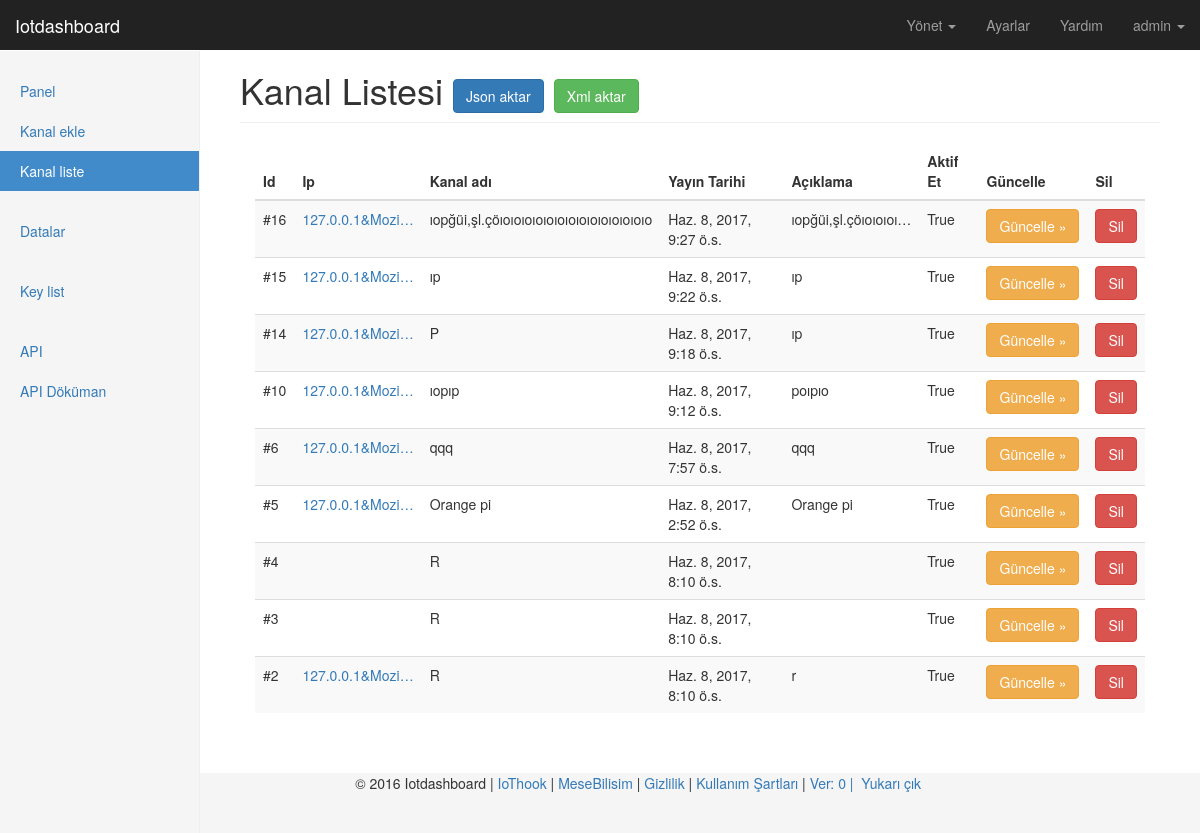
Page /tr/channel/list/ (signed in) on the committed database.
### channels/models.py (models this page shows, shortened)
class Channel(models.Model):
    owner          = models.ForeignKey('auth.User', related_name='ownerchannel')
    channel_name   = models.CharField(_('Kanal adı'), max_length=60, help_text=_('Kanal adını giriniz'))
    channel_name_id= models.CharField(_('Kanal ID'), max_length=90, null=True, blank=True)
    element_1       = models.CharField(_('Element 1'), max_length=20, null=True, blank=True)
    element_id_1    = models.CharField(_('Element ID 1'), max_length=30, null=True, blank=True)
    element_2       = models.CharField(_('Element 2'), max_length=20, null=True, blank=True)
    element_id_2    = models.CharField(_('Element ID 2'), max_length=30, null=True, blank=True)
    element_3       = models.CharField(_('Element 3'), max_length=20, null=True, blank=True)
    element_id_3    = models.CharField(_('Element ID 3'), max_length=30, null=True, blank=True)
    element_4       = models.CharField(_('Element 4'), max_length=20, null=True, blank=True)
    element_id_4    = models.CharField(_('Element ID 4'), max_length=30, null=True, blank=True)
    element_5       = models.CharField(_('Element 5'), max_length=20, null=True, blank=True)
    element_id_5    = models.CharField(_('Element ID 5'), max_length=30, null=True, blank=True)
    element_6       = models.CharField(_('Element 6'), max_length=20, null=True, blank=True)
    element_id_6    = models.CharField(_('Element ID 6'), max_length=30, null=True, blank=True)
    element_7       = models.CharField(_('Element 7'), max_length=20, null=True, blank=True)
    element_id_7    = models.CharField(_('Element ID 7'), max_length=30, null=True, blank=True)
    element_8       = models.CharField(_('Element 8'), max_length=20, null=True, blank=True)
    element_id_8    = models.CharField(_('Element ID 8'), max_length=30, null=True, blank=True)
    element_9       = models.CharField(_('Element 9'), max_length=20, null=True, blank=True)
    element_id_9    = models.CharField(_('Element ID 9'), max_length=30, null=True, blank=True)
    element_10      = models.CharField(_('Element 10'), max_length=20, null=True, blank=True)
    element_id_10   = models.CharField(_('Element ID 10'), max_length=30, null=True, blank=True)
    api_key        = models.CharField(_('Api key'), max_length=200) # api
    description    = models.TextField(_('Açıklama'), blank=True, max_length=255)
    enable         = models.BooleanField(_('Aktif et'), default=True)
    remote_address = models.CharField(_('Ip adres'), max_length=255)
    pub_date       = models.DateTimeField(_('Yayin tarihi'), auto_now=True)

### channels/views.py (the view)
@login_required(login_url=LOGIN_URL)
def channel_list(request):
    channel_list = True
    list = Channel.objects.filter(owner=request.user).order_by('-pk')
    return render(request, "back/channel_list.html", locals())

### channels/templatetags/custom_tags.py (called while the page is built)
@register.simple_tag
def version():
    try:
        return time.strftime('%m%d%Y/%u', time.gmtime(os.path.getmtime('.git/')))
    except:
        return 0

@register.simple_tag
def website_name():
    return WEBSITE_NAME

### templates/back/channel_list.html (shortened to what this page needs)
{% extends "back/base.html" %}
{% load staticfiles %}
{% load custom_tags %}
{% load i18n %}
{% block website_name %}{% trans 'Kanal Listesi' %}
    <a class="btn btn-primary" href='{% url "export" "channel" %}?format=json' role="button">{% trans 'Json aktar' %}</a>
    <a class="btn btn-success" href='{% url "export" "channel" %}?format=xml' role="button">{% trans 'Xml aktar' %}</a>
{% endblock %}
{% block content %}
<div class="col-xs-12 col-sm-12 placeholder">
    <div class="table-responsive">
        <table class="table table-striped">
            <thead>
            <tr>
                <th>{% trans 'Id' %}</th>
                <th>{% trans 'Ip' %}</th>
                <th>{% trans 'Kanal adı' %}</th>
                <th>{% trans 'Yayın Tarihi' %}</th>
                <th>{% trans 'Açıklama' %}</th>
                <th>{% trans 'Aktif Et' %}</th>
                <th>{% trans 'Güncelle' %}</th>
                <th>{% trans 'Sil' %}</th>
            </tr>
            </thead>
            <tbody>
            {% for i in list %}
            <tr>
                <td>#{{ i.id }}</td>
                <td><a class="tooltip-viewport-bottom" title="{{ i.remote_address }}">{{ i.remote_address | truncatechars:15 }}</a></td>
                <td>{{ i.channel_name }}</td>
                <td>{{ i.pub_date }}</td>
                <td>{{ i.description | truncatechars:20 }}</td>
                <td>{{ i.enable }}</td>
                <td><a class="btn btn-warning" href="{% url 'channel_edit' i.id %}" role="button">{% trans 'Güncelle' %} »</a></td>
                <td><a class="btn btn-danger" href="{% url 'channel_delete' i.id %}" role="button" onclick="return confirm('{% trans "Kanal ve veriler silinecek. Emin misiniz?" %}');">{% trans 'Sil' %}</a></td>
            </tr>
            {% endfor %}
            </tbody>
        </table>
    </div>
</div>
{% endblock %}

### templates/back/navbar.html (shortened to what this page needs)
{% load custom_tags %}
{% load i18n %}
{% load rest_framework %}
<nav class="navbar navbar-inverse navbar-fixed-top">
    <div class="container-fluid">
        <div class="navbar-header">
            <a class="navbar-brand" href="{% url 'index' %}">{% website_name %}</a>
        </div>
        <div id="navbar" class="navbar-collapse collapse">
            <ul class="nav navbar-nav navbar-right">
                <li class="dropdown">
                  <a href="#" class="dropdown-toggle" data-toggle="dropdown" role="button" aria-haspopup="true" aria-expanded="false">{% trans 'Yönet' %} <span class="caret"></span></a>
                </li>
                <li><a href="/admin/">{% trans 'Ayarlar' %}</a></li>
                <li><a href="http://iotdashboard.readthedocs.io/tr/latest/">{% trans 'Yardım' %}</a></li>
                {% if user.is_authenticated %}
                    <li class="dropdown">
                      <a href="#" class="dropdown-toggle" data-toggle="dropdown" role="button" aria-haspopup="true" aria-expanded="false">{{ user }} <span class="caret"></span></a>
                    </li>
                {% endif %}
            </ul>
        </div>
    </div>
</nav>

### static/back/dashboard/dashboard.css (style rules this page uses)
body { padding-top: 50px; }
.navbar-fixed-top { border: 0; }
.placeholder { margin-bottom: 20px; }

### static/back/dashboard/sticky-footer.css (style rules this page uses)
html { position: relative; min-height: 100%; }
body { margin-bottom: 60px; }

### rows in the picture
Channel: id "16", remote_address "127.0.0.1&Mozi…", channel_name "ıopğüi,şl.çöıoıoıoıoıoıoıoıoıoıoıoıoıoıo", pub_date "Haz. 8, 2017, 9:27 ö.s.", description "ıopğüi,şl.çöıoıoıoı…", enable "True"
Channel: id "15", remote_address "127.0.0.1&Mozi…", channel_name "ıp", pub_date "Haz. 8, 2017, 9:22 ö.s.", description "ıp", enable "True"
Channel: id "14", remote_address "127.0.0.1&Mozi…", channel_name "P", pub_date "Haz. 8, 2017, 9:18 ö.s.", description "ıp", enable "True"
Channel: id "10", remote_address "127.0.0.1&Mozi…", channel_name "ıopıp", pub_date "Haz. 8, 2017, 9:12 ö.s.", description "poıpıo", enable "True"
Channel: id "6", remote_address "127.0.0.1&Mozi…", channel_name "qqq", pub_date "Haz. 8, 2017, 7:57 ö.s.", description "qqq", enable "True"
Channel: id "5", remote_address "127.0.0.1&Mozi…", channel_name "Orange pi", pub_date "Haz. 8, 2017, 2:52 ö.s.", description "Orange pi", enable "True"
Channel: id "4", channel_name "R", pub_date "Haz. 8, 2017, 8:10 ö.s.", enable "True"
Channel: id "3", channel_name "R", pub_date "Haz. 8, 2017, 8:10 ö.s.", enable "True"
Channel: id "2", remote_address "127.0.0.1&Mozi…", channel_name "R", pub_date "Haz. 8, 2017, 8:10 ö.s.", description "r", enable "True"

### other values in the picture
{{ user }} "admin"
